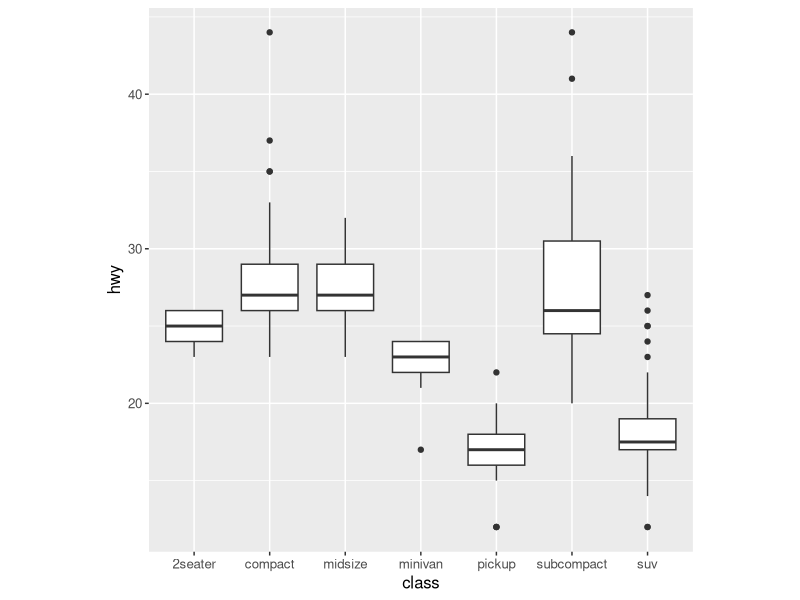
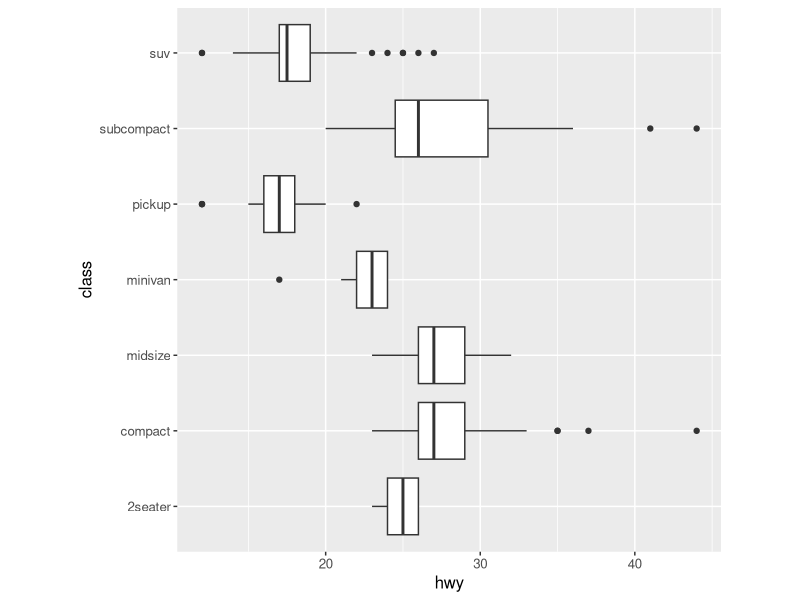

Reproduce these figures in R, in order. (Note: this script raises an error after producing the figures.)
library(ggplot2)

p1 <- ggplot(data = mpg, mapping = aes(x = class, y = hwy)) +
  geom_boxplot() +
  theme(text = element_text(size = 12), aspect.ratio=1)

p2 <- ggplot(data = mpg, mapping = aes(x = class, y = hwy)) +
  geom_boxplot() +
  coord_flip() +
  theme(text = element_text(size = 12), aspect.ratio=1)

grid.arrange(p1, p2, ncol=2)











